Frame 1 (no input): blank canvas, image omitted
Frame 60 (no input): blank canvas, image omitted
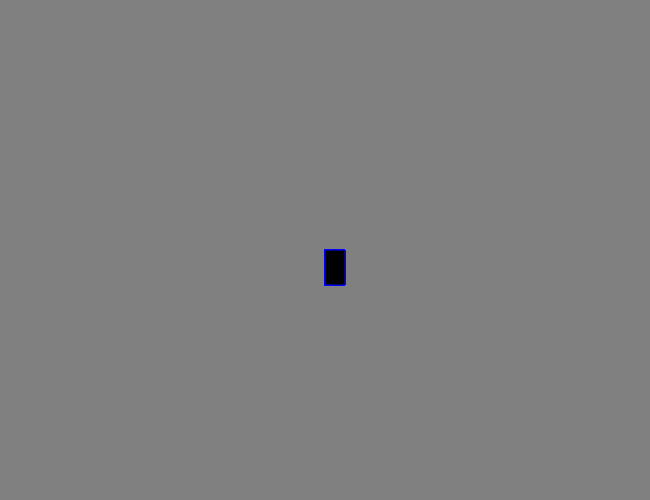
Frame 120 (the mouse pressed at the canvas centre since frame 60)

The p5.js sketch whose frames 1 and 60 were blank and that drew this single picture after the mouse press (run headless with seeded random() and noise() and a simulated clock; from frame 60 on, the mouse is pressed at the canvas centre):

// p5.js sketch
// ── sketch.js
function setup() {
    createCanvas(650, 500);
    background("gray")
  }
  
  function draw() {
    stroke("blue");
    fill("black");
    
    
    if (mouseIsPressed) {
      rect(mouseX, mouseY, 20, 35);
    }
  }
  
